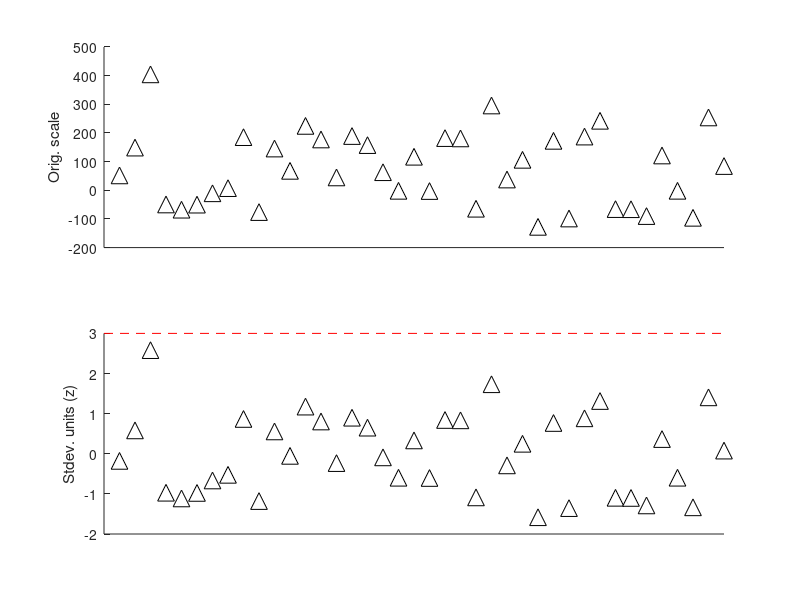
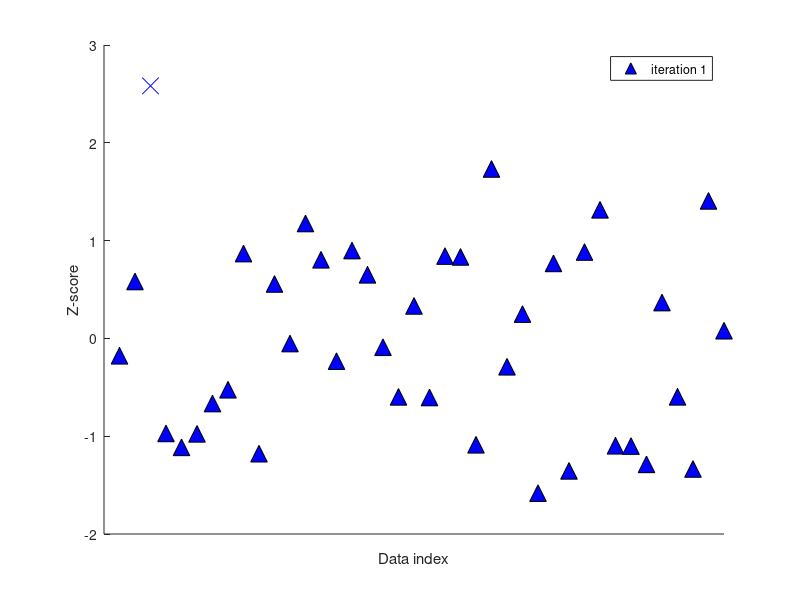
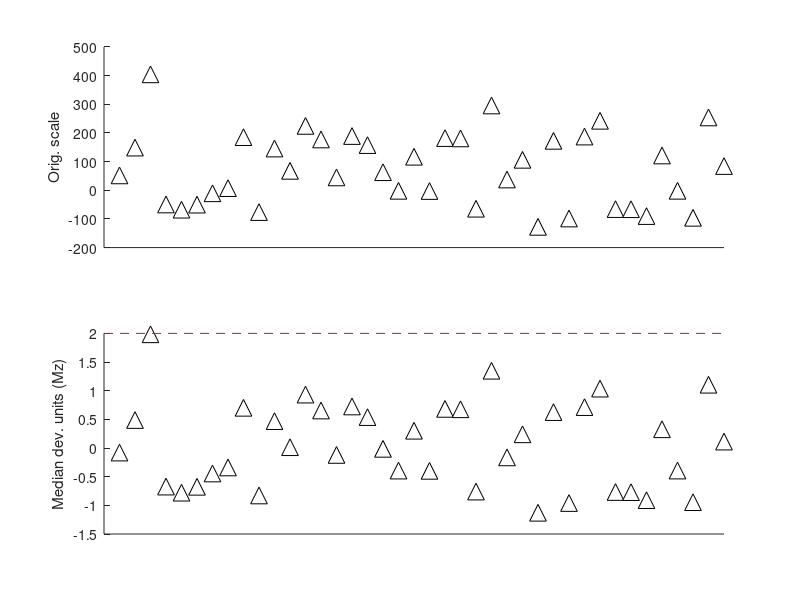

Here is the MATLAB script that generated these plots, in order:
%% Z-score for outlier removal
%% Create some data
N = 40;
data = randn(N,1);
data(data<-1) = data(data<-1)+2;
data(data>2) = data(data>2).^2; % try to force a few outliers
data = data*200 + 50; % change the scale for comparison with z

% Convert to z
dataZ = (data-mean(data)) ./ std(data);

% Specify the z-score threshold
zscorethresh = 3;

% Show the data
figure(1)
subplot(211), hold on
plot(data,'k^','markerfacecolor','w','markersize',12);
set(gca,'xtick',[]), box off
ylabel('Orig. scale')

subplot(212), hold on
plot(dataZ,'k^','markerfacecolor','w','markersize',12);
plot(get(gca,'xlim'),[1 1]*zscorethresh,'--','color','r')
set(gca,'xtick',[]), box off
ylabel('Stdev. units (z)')

%% Identify outliers
% Find the outliers (note the abs)
outliers = find(abs(dataZ)>zscorethresh);

% Identify them in the plot
subplot(211)
plot(outliers,data(outliers),'rx','linew',3,'markersize',20)

subplot(212)
plot(outliers,dataZ(outliers),'rx','linew',3,'markersize',20)

%% Iterative method
% Pick a lenient threshold just for illustration
zscorethresh = 2;

figure(2), hold on
colorz = 'brkm';
leg = {}; % initialize empty legend
numiters = 1; % iteration counter
while true
    
    % Convert to z
    datamean = mean(dataZ,'omitnan');
    datastd  = std(dataZ,'omitnan');
    dataZ = (dataZ-datamean) ./ datastd;
    
    % Find data values to remove
    toremove = dataZ>zscorethresh;
    
    % Break out of while loop if no points to remove
    if sum(toremove)==0
        break
    else
        % Otherwise, mark the outliers in the plot
        plot(find(toremove),dataZ(toremove),[ colorz(numiters) 'x' ],'markersize',12,'HandleVisibility','off')
        dataZ(toremove) = NaN;
    end
    
    % Replot
    plot(dataZ,'k^','markersize',12,'markerfacecolor',colorz(numiters))
    
    % Update the legend
    leg{numiters} = [ 'iteration ' num2str(numiters) ];
    numiters = numiters + 1;
end

set(gca,'xtick',[])
ylabel('Z-score'), xlabel('Data index')
legend(leg)

% The data points to be removed
removeFromOriginal = find(isnan(dataZ));

%% Modified Z for non-normal distributions
% Compute modified z
dataMed = median(data);
dataMAD = mad(data,1); % IMPORTANT: note the second input

dataMz = norminv(.75)*(data-dataMed) ./ dataMAD;

% Show the data
figure(3)
subplot(211), hold on
plot(data,'k^','markerfacecolor','w','markersize',12);
set(gca,'xtick',[]), box off
ylabel('Orig. scale')

subplot(212), hold on
plot(dataMz,'k^','markerfacecolor','w','markersize',12);
plot(get(gca,'xlim'),[1 1]*zscorethresh,'--','color','r')
set(gca,'xtick',[]), box off
ylabel('Median dev. units (Mz)')

%% end.